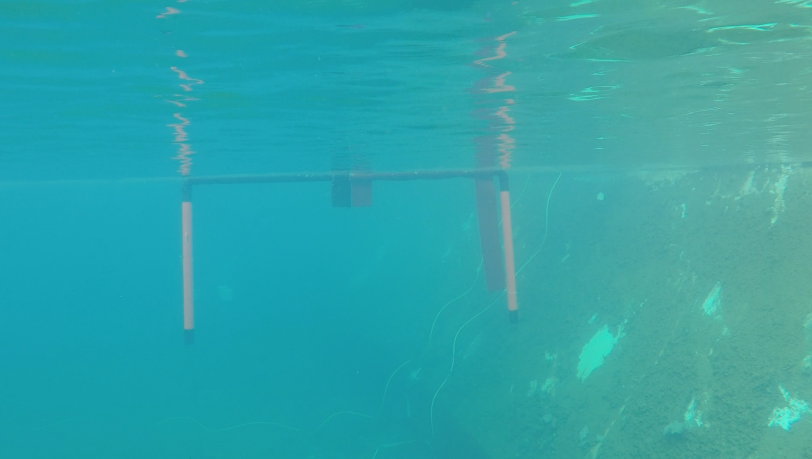
#> input picture src/00_12.PNG, 1624 x 918 px (shown at 1/2 size)
$ python -i gate.py   (imports and definitions only)   (older library calls are emulated)
#> lines starting #> are read from the running program, lines starting #| are printed output that depends on the picture; after the words box and inside, x2 and y2 are one past the last pixel; in counts of white or black regions, pixels touching at a corner belong together
#> further down, picture is the input picture: shape (918, 1624, 3); mean B, G, R 168.8, 164.3, 47.9
#!/usr/bin/env python

import cv2
import yaml
import pickle
import numpy as np
import pandas as pd
from configuration import *
import matplotlib.pyplot as plt
from matplotlib import pyplot as plt
from sklearn.neighbors import NearestNeighbors
from sklearn.externals import joblib
from utils import *
import time

class GatePreprocessor:
    def __init__(self):
        #our_values
        self.lower_hsv = np.array([35, 100, 20], 'uint8')   # Our own color threshold
        self.upper_hsv = np.array([100, 255, 255], 'uint8') # Our own color threshold
        self.use_hsv = True
        self.min_cont_size = 37 # min contours size
        self.max_cont_size = 92 # max contours size
        self.roi_size = 1000 # box size
        self.morph_ops = True # testing

        ''' KERNEL '''
        self.kernel_dil = np.ones( (5, 5), np.uint8) # basic filter
        #self.kernel = conkernel_diag_pos
        self.shapes = {1: "vertical", 2: "horizontal", 3: "square"} # so we can change names quicker
        self.shape_buffer = 15
        self.frame_size = (744, 480)
        self.shape_ratio_lower = 0.20
        self.shape_ratio_upper = 1.80

    def preprocess(self,img):
        if self.use_hsv:
            img = cv2.cvtColor(img,cv2.COLOR_BGR2HSV)
#> img: shape (918, 1624, 3); mean H, S, V 90.5, 183.7, 172.2
            mask = cv2.inRange(img, self.lower_hsv, self.upper_hsv)
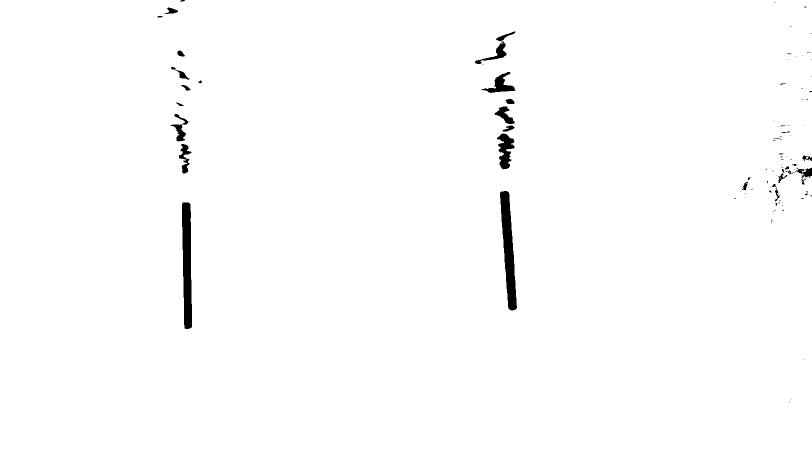
#> mask: shape (918, 1624) (shown at 1/2 size); 98.9% white; 115 black regions (82 under 20 px), largest, box (x1, y1, x2, y2) and area: (1000, 382, 1034, 621) 4326, (364, 405, 384, 658) 4117, (994, 267, 1029, 339) 1438
            output = cv2.bitwise_and(img, img, mask=mask)
#> output: shape (918, 1624, 3); mean H, S, V 89.5, 183, 170.3
        return output, mask

    # [16 lines left out: function color_subtract, not called in this run]

    def filter_contours(self, frame_contours):
        new_cont_list = []
        for cont in frame_contours:
            cont_len = len(cont)
            if ( (cont_len > self.min_cont_size) and (cont_len < self.max_cont_size) ):
                new_cont_list.append(cont)
        filtered_contours = np.array(new_cont_list)
        return filtered_contours

    # [126 lines left out: functions create_dataset, nearest_neighbors, create_pairs, return_box_pairs, detect_whole_gate, find_pips, not called in this run]

    def get_crop_from_bounding_box(self, img, box):
        x, y, w, h = box
        return img[y:y+h, x:x+w]

    # [26 lines left out: functions find_number_of_pips, get_shape, not called in this run]

    def get_interest_regions(self, frame):

        color_filt_frame, mask = self.preprocess(frame) # color filtering
        erosion = cv2.erode(mask,kernel,iterations = 1)
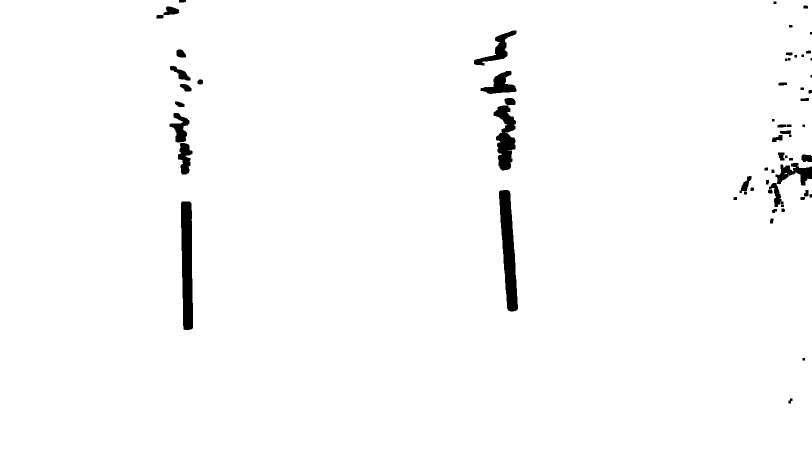
#> erosion: shape (918, 1624) (shown at 1/2 size); 98.2% white; 61 black regions (2 under 20 px), largest, box (x1, y1, x2, y2) and area: (998, 380, 1036, 623) 5435, (362, 403, 386, 660) 5229, (987, 211, 1032, 341) 3394
        dilated = cv2.dilate(erosion,kernel,iterations = 1)
#> dilated: shape (918, 1624); 98.9% white; 72 black regions (46 under 20 px)
        #plt.imshow(dilated)

        frame_c, frame_contours, frame_heirarchy = cv2.findContours(mask, cv2.RETR_TREE, cv2.CHAIN_APPROX_SIMPLE)
#> frame_contours = 127 contours, 87 with area under 20; largest, box (x1, y1, x2, y2) and area: (0, 0, 1624, 918) 1487771, (999, 381, 1035, 622) 4575, (363, 404, 385, 659) 4381, (993, 266, 1030, 340) 1553, (962, 143, 1032, 187) 1150; frame_heirarchy = 127 rows, first 6: [1, -1, -1, -1], [2, 0, -1, -1], [-1, 1, 3, -1], [4, -1, -1, 2], [5, 3, -1, 2], [6, 4, -1, 2]
        original_frame = np.copy(frame)
        max_len=0
        min_len = 99999999
        for cont in frame_contours:
          max_len = max(max_len, len(cont))
          min_len = min(min_len, len(cont))
#> this loop made 127 passes
#> (max_len, min_len) on passes 3, 4, 7, 8, 11, 12, 13, 14, 15, 17, 18, 19: (147, 1), (147, 1), (147, 1), (147, 1), (147, 1), (147, 1), (147, 1), (147, 1), (147, 1), (147, 1), (147, 1), (147, 1)
#> (cont, max_len, min_len) on passes 1, 2, 5, 6, 9, 10: ([[1603, 340], [1604, 340]], 2, 2), ([[1623, 315]], 2, 1), ([[1581, 799], [1582, 798], [1583, 799], [1582, 800]], 147, 1), ([[1606, 718], [1607, 717], [1608, 718], [1607, 719]], 147, 1), ([[1546, 423], [1547, 422], [1548, 423], [1547, 424]], 147, 1), ([[1545, 422], [1546, 421], [1547, 422], [1546, 423]], 147, 1)
        cv2.drawContours(frame,frame_contours,-1,(0,0,255),3)
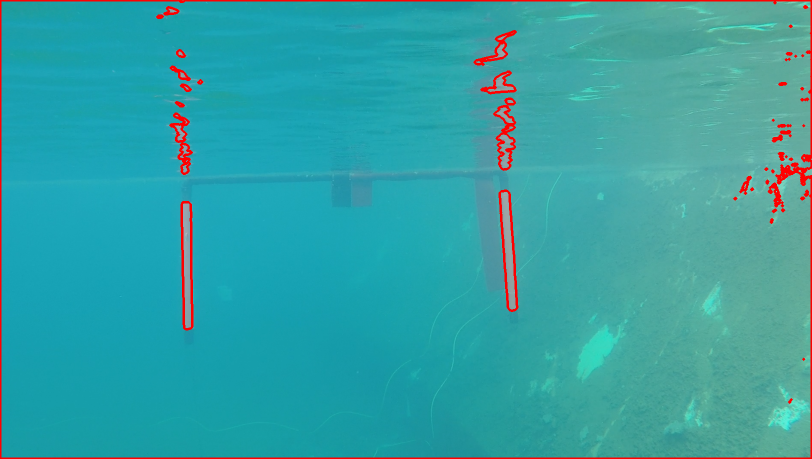
#> frame: shape (918, 1624, 3) (shown at 1/2 size); 2.22% of pixels changed, all inside (x1, y1, x2, y2) = (0, 0, 1624, 918)

        filtered_contours = self.filter_contours(frame_contours) # filter the contours based on size
#> the loop in filter_contours, `for cont in frame_contours:` made 127 passes
#> cont_len on passes 3, 4, 7, 8, 11, 12, 13, 14, 15, 17, 18, 19: 147, 6, 8, 8, 6, 8, 6, 6, 10, 38, 7, 6
#> (cont, cont_len) on passes 1, 2, 5, 6, 9, 10: ([[1603, 340], [1604, 340]], 2), ([[1623, 315]], 1), ([[1581, 799], [1582, 798], [1583, 799], [1582, 800]], 4), ([[1606, 718], [1607, 717], [1608, 718], [1607, 719]], 4), ([[1546, 423], [1547, 422], [1548, 423], [1547, 424]], 4), ([[1545, 422], [1546, 421], [1547, 422], [1546, 423]], 4)
#> after the loop in filter_contours, `for cont in frame_contours:`: new_cont_list = 11 contours; largest, box (x1, y1, x2, y2) and area: (999, 381, 1035, 622) 4575, (363, 404, 385, 659) 4381, (949, 82, 1014, 129) 780, (988, 212, 1031, 249) 698, (340, 248, 373, 284) 539

        cv2.drawContours(original_frame,filtered_contours,-1,(0,0,255),3)

        X_df, y_df = self.create_dataset(filtered_contours) # not using y_df
        contour_pairs = self.nearest_neighbors(X_df)
        print("contour_pairs:",contour_pairs)

        converted_pairs = self.create_pairs(contour_pairs)

        roi_pairs = self.return_box_pairs(filtered_contours, converted_pairs)

        boxes = self.detect_whole_gate(roi_pairs, self.shapes[1])
        #print('boxes:',boxes)

        boxes = [cv2.boundingRect(c) for c in filtered_contours] # make boxes around contours
        interest_regions = [b for b in boxes if b[2]*b[3] > self.roi_size and self.find_number_of_pips(b, frame)>0]
        #print('int_regions:',interest_regions)
        return interest_regions, frame

class GateClassifier:
    # [38 lines left out: functions __init__, classify, not called in this run]


class GateDetector:

    # [38 lines left out: functions __init__, get_shape, find_pips, not called in this run]

    ## MARK's helper
    def get_crop_from_bounding_box(self, img, box):
        x, y, w, h = box
        return img[y:y+h, x:x+w]

    # now returns (found, directions, shape-of-roi, size)
    # [45 lines left out: function detect, not called in this run]

>>> import cv2
>>> picture = cv2.imread('00_12.PNG')
#> (the run stopped early here; a loop or call above may not have finished)
